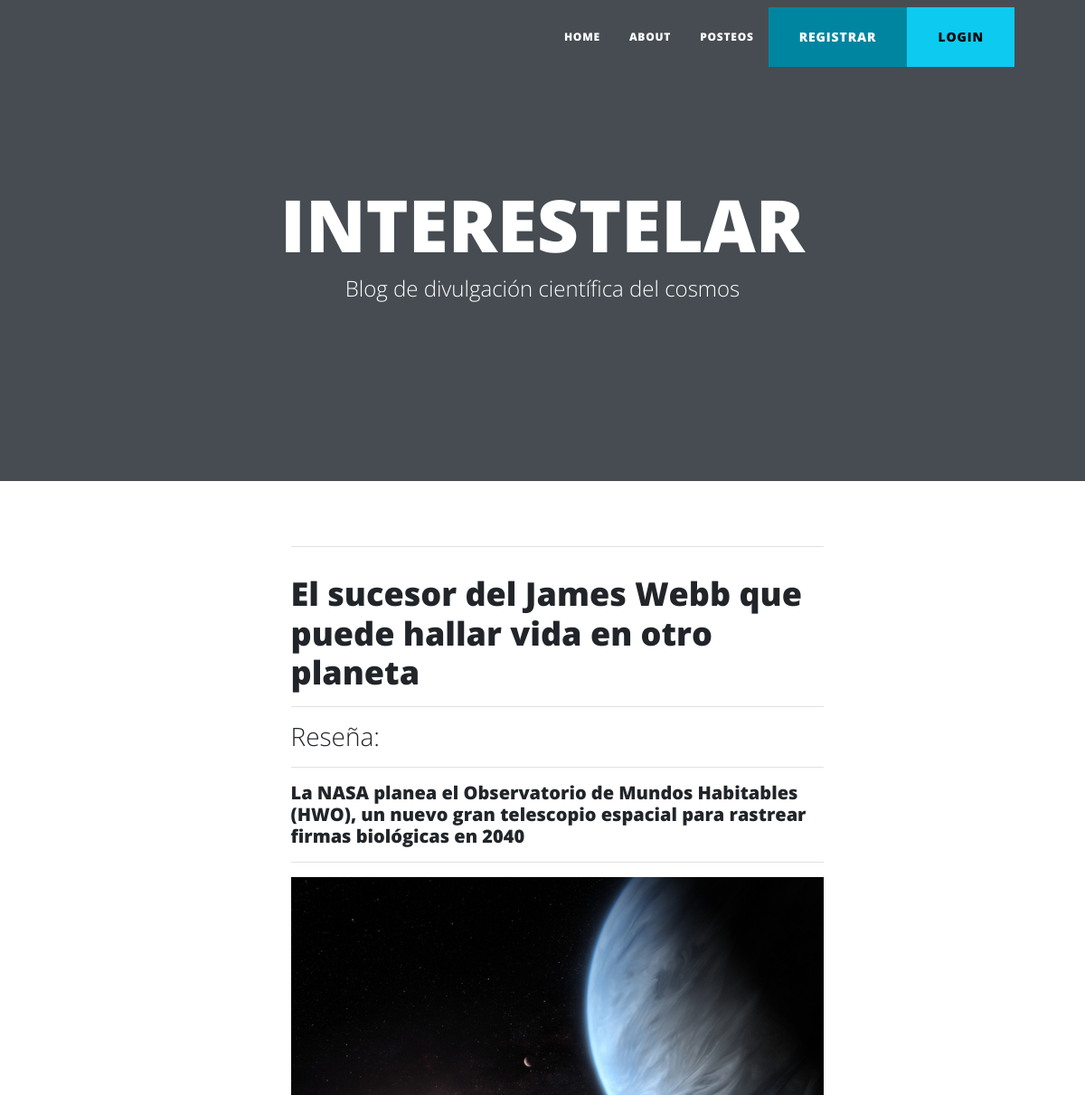
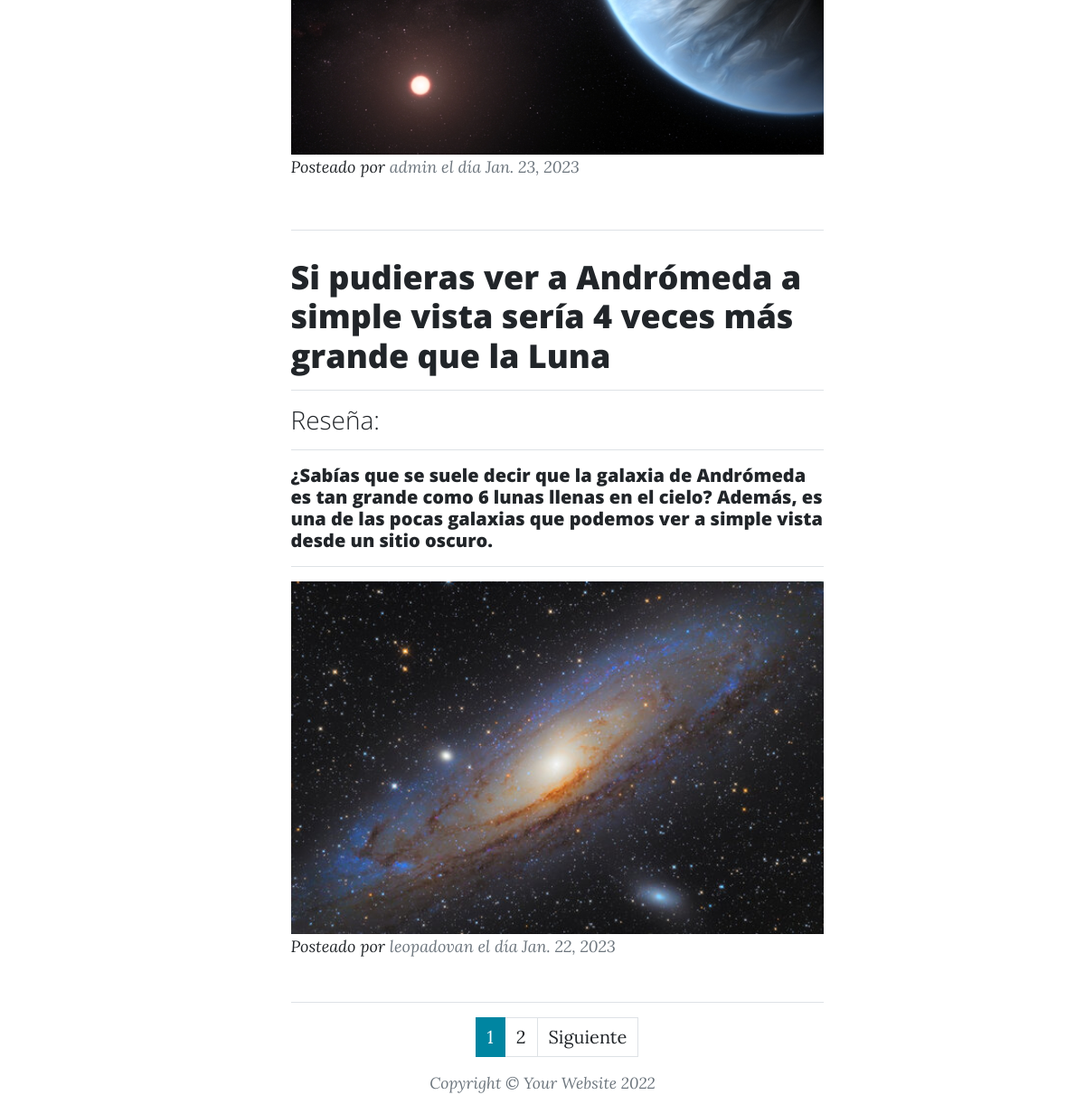
Page /App_blog/leerpost/ on the committed database (2 pictures, top to bottom).
### App_blog/models.py (models this page shows, shortened)
class post(models.Model):
    titulo=models.CharField(max_length=200)
    reseña=models.CharField(max_length=500)
    contenido=models.TextField(max_length=5000)
    imagen=models.ImageField(upload_to="imgpost", null=True, blank=True)
    fecha= models.DateField()
    autor= models.ForeignKey(User, on_delete=models.CASCADE)

### App_blog/views.py (the view)
# urls.py: path("leerpost/", leerposteo , name="leerposteo"),
def leerposteo(request):
    posteos= post.objects.all()
    page= request.GET.get("page",1)
    try:
        paginator = Paginator(posteos, 2)
        posteos = paginator.page(page)
    except:
        return render(request, "home.html")
    data= {"entity": posteos ,
    "paginator": paginator}
    return render(request, "leerposteo.html", data)

### App_blog/templates/leerposteo.html (shortened to what this page needs)
<!DOCTYPE html>
<html lang="en">
<head>
</head>
<body>
</body>
</html>
<!DOCTYPE html>
<html lang="en">
    <head>
        {% load static %}
        <link href="{% static 'css/styles.css' %}" rel="stylesheet" />
    </head>
    <body>
        <nav class="navbar navbar-expand-lg navbar-light" id="mainNav">
            <div class="container px-4 px-lg-5">
                <div class="collapse navbar-collapse" id="navbarResponsive">
                    <ul class="navbar-nav ms-auto py-4 py-lg-0">
                        <li class="nav-item"><a class="nav-link px-lg-3 py-3 py-lg-4" href="{% url 'home' %}">Home</a></li>
                        <li class="nav-item"><a class="nav-link px-lg-3 py-3 py-lg-4" href="{% url 'sobremi' %}">About</a></li>
                        <li class="nav-item"><a class="nav-link px-lg-3 py-3 py-lg-4" href="{% url 'leerposteo' %}">Posteos</a></li>
                        {% if user.is_authenticated %}
                        <li class="nav-item"><a class="nav-link px-lg-3 py-3 py-lg-4" href="{% url 'profile' %}"> Hola! {{ user.username }}</a></li>
                        <li class="nav-item"><a class="nav-link px-lg-3 py-3 py-lg-4" href="{% url 'logout' %}">SALIR</a></li>
                        <li class="btn btn-primary"><a class="btn btn-primary px-lg-1 py-1 py-lg-1" href="{% url 'profile' %}">PERFIL</a></li>
                        {% else %}
                        <li class="btn btn-primary"><a class="btn btn-primary px-lg-1 py-1 py-lg-1" href="{% url 'usuarioform' %}">REGISTRAR</a></li>
                        <li class="btn btn-info"><a class="btn btn-info px-lg-1 py-1 py-lg-1" href="{% url 'login' %}">LOGIN</a></li>
                        {% endif %}
                    </ul>
                </div>
            </div>
        </nav>
        <header class="masthead" href="{% static 'assets/img/home-bg.jpg' %}">
            <div class="container position-relative px-4 px-lg-5">
                <div class="row gx-4 gx-lg-5 justify-content-center">
                    <div class="col-md-10 col-lg-8 col-xl-7">
                        <div class="site-heading">
                            <h1>INTERESTELAR</h1>
                            <span class="subheading">Blog de divulgación científica del cosmos</span>
                        </div>
                    </div>
                </div>
            </div>
        </header>
        <ul>
            <div class="container px-4 px-lg-5">
                <div class="row gx-4 gx-lg-5 justify-content-center">
                    <div class="col-md-10 col-lg-8 col-xl-7">
                        {% for a in entity %}
                        <table>
                                <hr class="my-4" />
                                <div class="post-preview">
                                <a href="{% url 'leerpostid' a.id %}""><h1 class="post-title">{{ a.titulo }}</h1>
                                <hr>
                                <h3 class="post-subtitle"> Reseña: </h3>
                                <hr>
                                <h5>{{ a.reseña }}</h5>
                                <hr>
                                <img class="img-fluid" src="{{ a.imagen.url }}" width="800px" height="400px" alt="..." /> </h4>
                                <p class="post-meta">
                                    Posteado por
                                    <a> {{ a.autor }}</a>
                                    el día {{ a.fecha }}
                                </p>
                        {% endfor %}
                        </table>
                        <hr>
                    </div>
                </div>
                            {% include "paginator.html" %}
            </div>
        </ul>
                        <div class="small text-center text-muted fst-italic">Copyright &copy; Your Website 2022</div>
    </body>
</html>

### App_blog/templates/paginator.html (shortened to what this page needs)
{% if paginator.num_pages > 1%}
<div class="d-flex justify-content-center">
    <ul class="pagination">
        {% for page in paginator.page_range %}
            {% if page < 7 or page == entity.number %}
            <li class="page-item {% if page == entity.number %}active{% endif %}">
                <a class="page-link" href="?page={{ page }}#pagtable">{{ page }}</a>
            </li>
            {% endif %}
        {% endfor %}
        {% if entity.has_next %}
            <li class="page-item d-none d-sm-block">
                <a class="page-link" href="?page={{ entity.next_page_number }}#pagtable">Siguiente</a>
            </li>
        {% endif %}
    </ul>
</div>
{% endif %}

### rows in the picture
post: titulo "El sucesor del James Webb que puede hallar vida en otro planeta", reseña "La NASA planea el Observatorio de Mundos Habitables (HWO), un nuevo gran telescopio espacial para rastrear firmas biológicas en 2040", imagen (picture), autor "admin", fecha "Jan. 23, 2023"
post: titulo "Si pudieras ver a Andrómeda a simple vista sería 4 veces más grande que la Luna", reseña "¿Sabías que se suele decir que la galaxia de Andrómeda es tan grande como 6 lunas llenas en el cielo? Además, es una de las pocas galaxias que podemos ver a simple vista desde un sitio oscuro.", imagen (picture), autor "leopadovan", fecha "Jan. 22, 2023"

### other values in the picture
{{ page }} "1" "2"
